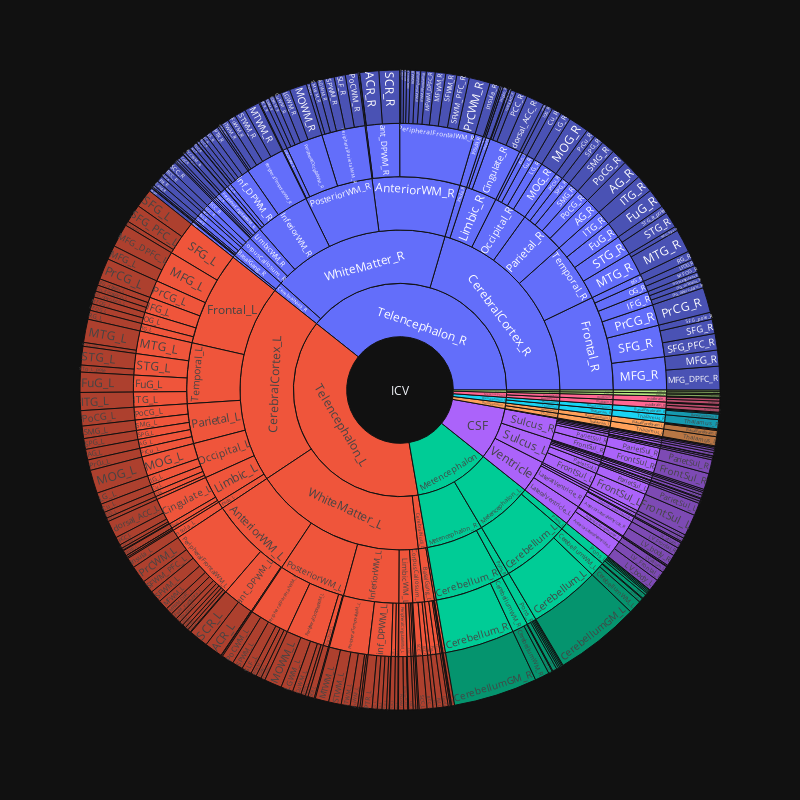

The notebook cell this image was saved under:
### Code cell
## Look at the chapter on interactive graphicsLinks to an external site. and, specifically, the code to display a subject's MRICloud data as a sunburst plot.
## load in the hierarchy information
url = "https://raw.githubusercontent.com/bcaffo/MRIcloudT1volumetrics/master/inst/extdata/multilevel_lookup_table.txt"
multilevel_lookup = pd.read_csv(url, sep = "\t").drop(['Level5'], axis = 1)
multilevel_lookup = multilevel_lookup.rename(columns = {
    "modify"   : "roi",
    "modify.1" : "level4",
    "modify.2" : "level3",
    "modify.3" : "level2",
    "modify.4" : "level1"})
multilevel_lookup = multilevel_lookup[['roi', 'level4', 'level3', 'level2', 'level1']]
multilevel_lookup.head()

## Now load in the subject data
id = 127
subjectData = pd.read_csv("https://raw.githubusercontent.com/smart-stats/ds4bio_book/main/book/assetts/kirby21AllLevels.csv")
subjectData = subjectData.loc[(subjectData.type == 1) & (subjectData.level == 5) & (subjectData.id == id)]
subjectData = subjectData[['roi', 'volume']]
## Merge the subject data with the multilevel data
subjectData = pd.merge(subjectData, multilevel_lookup, on = "roi")
subjectData = subjectData.assign(icv = "ICV")
subjectData = subjectData.assign(comp = subjectData.volume / np.sum(subjectData.volume))
subjectData.head()

fig = px.sunburst(subjectData, path=['icv', 'level1', 'level2', 'level3', 'level4', 'roi'],
                  values='comp', width=800, height=800)
fig.show()

### Figure 1 — Plotly figure (JSON) as saved in the notebook; plotly's stock layout.template omitted (floating-point values rounded to 4 significant figures; data arrays with more than 128 entries replaced by an {"elided": "..."} marker saying what was removed)
{"data": [{"branchvalues": "total", "domain": {"x": [0.0, 1.0], "y": [0.0, 1.0]}, "hovertemplate": "labels=%{label}<br>comp=%{value}<br>parent=%{parent}<br>id=%{id}<extra></extra>", "ids": {"elided": "503 str values"}, "labels": {"elided": "503 str values"}, "name": "", "parents": {"elided": "503 str values"}, "values": {"elided": "503 float values"}, "type": "sunburst"}], "layout": {"legend": {"tracegroupgap": 0}, "margin": {"t": 60}, "height": 800, "width": 800}}
